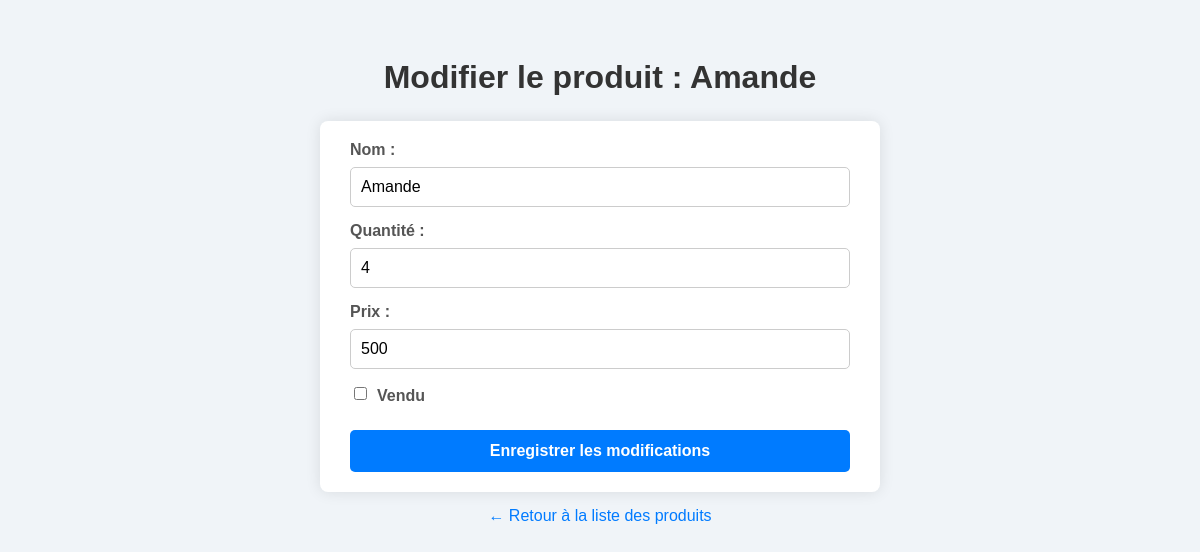
The app's page /modifier/5/ (signed in) with its own data.
### produits/models.py (models this page shows, shortened)
class Produit(models.Model):
    nom = models.CharField(max_length=50)
    quantite = models.IntegerField()
    prix = models.IntegerField()
    vendu = models.BooleanField(default=True)
    utilisateur = models.ForeignKey(User, on_delete=models.CASCADE, related_name='produits')

### produits/views.py (the view)
# urls.py: path('modifier/<int:id>/', views.modifier_produit, name='modifier'),
@login_required
def modifier_produit(request, id):
    produit = get_object_or_404(Produit, id=id, utilisateur=request.user)
    if request.method == "POST":
        form = ProduitForm(request.POST, instance=produit)
        if form.is_valid():
            form.save()
            return redirect('lister')
    else:
        form = ProduitForm(instance=produit)
    return render(request, "produits/modifier.html", {"form": form, "produit": produit})

### produits/forms.py
class ProduitForm(forms.ModelForm):
    class Meta:
        model = Produit
        fields = ['nom', 'quantite', 'prix', 'vendu']

### produits/templates/produits/modifier.html (shortened to what this page needs)
<!DOCTYPE html>
<html lang="fr">
<head>
</head>
<body>
  <h1>Modifier le produit : {{ produit.nom }}</h1>
  <form method="post">
    <label for="id_nom">Nom :</label>
    {{ form.nom }}
    <label for="id_quantite">Quantité :</label>
    {{ form.quantite }}
    <label for="id_prix">Prix :</label>
    {{ form.prix }}
    <div class="checkbox-label">
      {{ form.vendu }} <label for="id_vendu">Vendu</label>
    </div>
    <button type="submit">Enregistrer les modifications</button>
  </form>
  <a href="{% url 'lister' %}">← Retour à la liste des produits</a>
</body>
</html>

### produits/templates/produits/modifier.html (style rules this page uses)
body { font-family: Arial, sans-serif; background-color: #f0f4f8; padding: 30px; }
h1 { color: #333; text-align: center; margin-bottom: 25px; }
form { max-width: 500px; margin: 0 auto; background: white; padding: 20px 30px; border-radius: 8px; box-shadow: 0 0 15px rgba(0,0,0,0.1); }
label { display: block; margin-bottom: 8px; font-weight: bold; color: #555; }
input[type="text"], input[type="number"], input[type="checkbox"] { width: 100%; padding: 10px; margin-bottom: 15px; border: 1px solid #ccc; border-radius: 5px; box-sizing: border-box; font-size: 1em; }
input[type="checkbox"] { width: auto; margin-right: 10px; vertical-align: middle; }
.checkbox-label { display: flex; align-items: center; margin-bottom: 15px; }
button { background-color: #007BFF; border: none; padding: 12px 20px; color: white; font-weight: bold; font-size: 1em; border-radius: 5px; cursor: pointer; width: 100%; transition: background-color 0.3s ease; }
a { display: block; margin-top: 15px; text-align: center; color: #007BFF; text-decoration: none; }

### records on screen
Produit: nom "Amande", quantite "4", prix "500"
